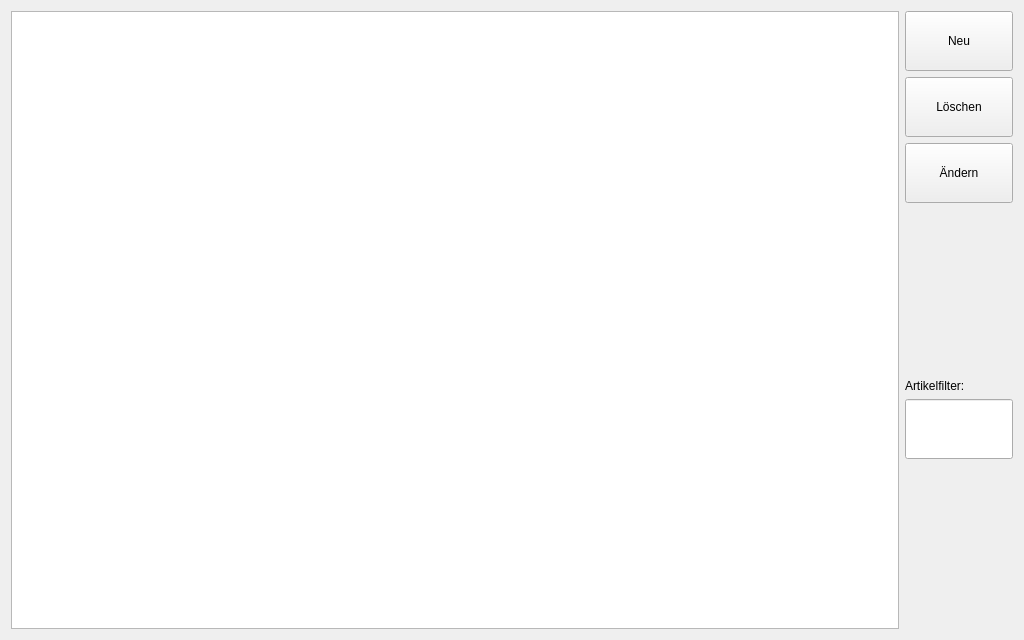
<?xml version="1.0" encoding="UTF-8"?>
<ui version="4.0">
 <author>Copyright 2016, Christian Kvasny</author>
 <class>ProductsWidget</class>
 <widget class="QWidget" name="ProductsWidget">
  <property name="geometry">
   <rect>
    <x>0</x>
    <y>0</y>
    <width>1024</width>
    <height>640</height>
   </rect>
  </property>
  <property name="windowTitle">
   <string>Artikel</string>
  </property>
  <layout class="QHBoxLayout" name="horizontalLayout">
   <item>
    <widget class="QTableView" name="tableView">
     <property name="alternatingRowColors">
      <bool>true</bool>
     </property>
     <property name="selectionMode">
      <enum>QAbstractItemView::SingleSelection</enum>
     </property>
     <property name="selectionBehavior">
      <enum>QAbstractItemView::SelectRows</enum>
     </property>
    </widget>
   </item>
   <item>
    <layout class="QVBoxLayout" name="verticalLayout">
     <item>
      <widget class="QPushButton" name="plus">
       <property name="sizePolicy">
        <sizepolicy hsizetype="Preferred" vsizetype="Fixed">
         <horstretch>0</horstretch>
         <verstretch>0</verstretch>
        </sizepolicy>
       </property>
       <property name="minimumSize">
        <size>
         <width>0</width>
         <height>60</height>
        </size>
       </property>
       <property name="text">
        <string>Neu</string>
       </property>
       <property name="icon">
        <iconset resource="../qrk.qrc">
         <normaloff>:/icons/new.png</normaloff>:/icons/new.png</iconset>
       </property>
       <property name="iconSize">
        <size>
         <width>32</width>
         <height>32</height>
        </size>
       </property>
      </widget>
     </item>
     <item>
      <widget class="QPushButton" name="minus">
       <property name="sizePolicy">
        <sizepolicy hsizetype="Preferred" vsizetype="Fixed">
         <horstretch>0</horstretch>
         <verstretch>0</verstretch>
        </sizepolicy>
       </property>
       <property name="minimumSize">
        <size>
         <width>0</width>
         <height>60</height>
        </size>
       </property>
       <property name="text">
        <string>Löschen</string>
       </property>
       <property name="icon">
        <iconset resource="../qrk.qrc">
         <normaloff>:/icons/eraser.png</normaloff>:/icons/eraser.png</iconset>
       </property>
       <property name="iconSize">
        <size>
         <width>32</width>
         <height>32</height>
        </size>
       </property>
      </widget>
     </item>
     <item>
      <widget class="QPushButton" name="edit">
       <property name="sizePolicy">
        <sizepolicy hsizetype="Preferred" vsizetype="Fixed">
         <horstretch>0</horstretch>
         <verstretch>0</verstretch>
        </sizepolicy>
       </property>
       <property name="minimumSize">
        <size>
         <width>0</width>
         <height>60</height>
        </size>
       </property>
       <property name="text">
        <string>Ändern</string>
       </property>
       <property name="icon">
        <iconset resource="../qrk.qrc">
         <normaloff>:/icons/edit.png</normaloff>:/icons/edit.png</iconset>
       </property>
       <property name="iconSize">
        <size>
         <width>32</width>
         <height>32</height>
        </size>
       </property>
      </widget>
     </item>
     <item>
      <spacer name="verticalSpacer_2">
       <property name="orientation">
        <enum>Qt::Vertical</enum>
       </property>
       <property name="sizeHint" stdset="0">
        <size>
         <width>20</width>
         <height>40</height>
        </size>
       </property>
      </spacer>
     </item>
     <item>
      <widget class="QLabel" name="label">
       <property name="text">
        <string>Artikelfilter:</string>
       </property>
      </widget>
     </item>
     <item>
      <widget class="QLineEdit" name="productFilter">
       <property name="sizePolicy">
        <sizepolicy hsizetype="Preferred" vsizetype="Fixed">
         <horstretch>0</horstretch>
         <verstretch>0</verstretch>
        </sizepolicy>
       </property>
       <property name="minimumSize">
        <size>
         <width>0</width>
         <height>60</height>
        </size>
       </property>
      </widget>
     </item>
     <item>
      <spacer name="verticalSpacer">
       <property name="orientation">
        <enum>Qt::Vertical</enum>
       </property>
       <property name="sizeHint" stdset="0">
        <size>
         <width>20</width>
         <height>40</height>
        </size>
       </property>
      </spacer>
     </item>
    </layout>
   </item>
  </layout>
 </widget>
 <resources>
  <include location="../qrk.qrc"/>
 </resources>
 <connections/>
</ui>
